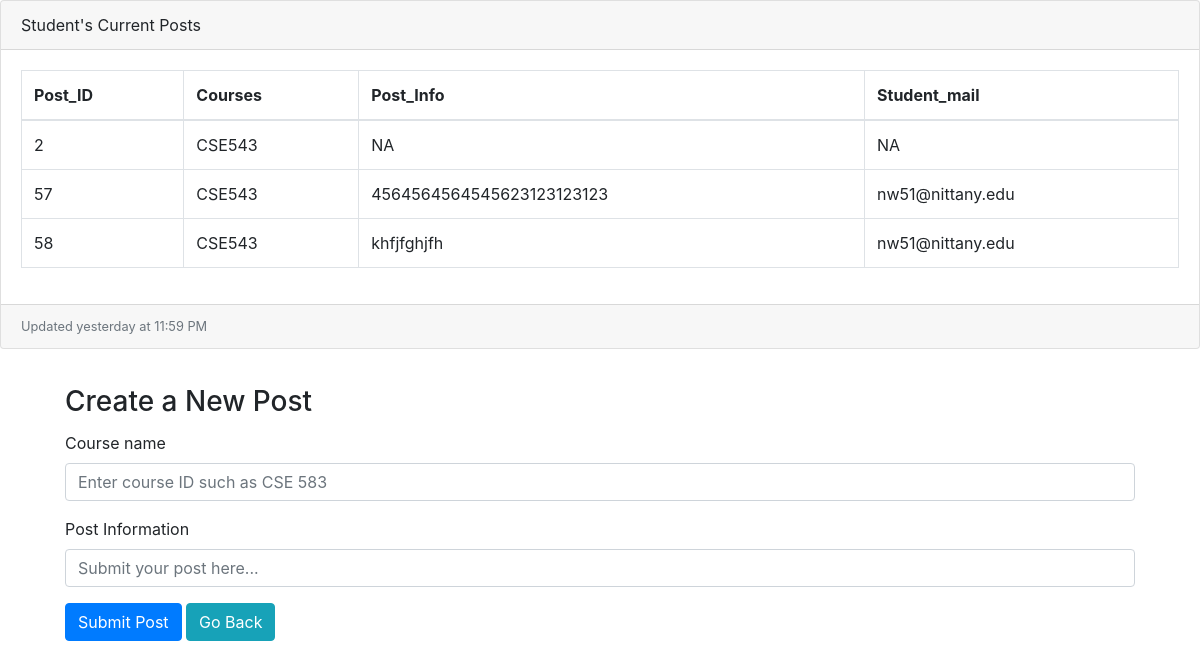
Screenshot of /studentcreateposts/ (signed in) with the database file from the repository.
### tables this page shows
CREATE TABLE Posts
(
	Post_ID INTEGER,
	Courses TEXT,
	Post_Info TEXT,
	Student_Email TEXT
);

### app.py (the view)
@app.route('/studentcreateposts/',methods=['POST','GET'])
def createposts():
    email = session.get('username')
    reark_list = []
    connect = sql.connect('database.db')
    cur = connect.cursor()
    student = re.search("[0-9][0-9][0-9]+@nittany.edu", email)
    if student:
        cur.execute('select CourseID from Exam_grades where Student_Email=?',(email,))
        exam = cur.fetchall()
        cur.execute('select CourseID from Homework_grades where Student_Email=?',(email,))
        homework = cur.fetchall()
        for e in exam:
            reark_list.append(e[0])
        for h in homework:
            reark_list.append(h[0])
        cur.execute('select * from Posts where Courses in %s' % str(tuple(reark_list)))
        post_list = cur.fetchall()
        return render_template('CreatePostStu.html',data=post_list,email=email)
    else:
        cur.execute('select CourseID from CourseProInfo where Email =?',(email,))
        course = cur.fetchall()
        for c in course:
            reark_list.append(c[0])
        if len(reark_list) ==1:
            sqltow= 'select * from Posts where Courses = "%s"' % str(reark_list[0])
        else:
            sqltow='select * from Posts where Courses in %s' % str(tuple(reark_list))
        cur.execute(sqltow)
        post_list = cur.fetchall()
        return render_template('CreatePostPro.html',data=post_list,email=email)

### templates/CreatePostPro.html (shortened to what this page needs)
<!DOCTYPE html>
<html lang="en" dir="ltr" xmlns="http://www.w3.org/1999/html">
<head>
    <link rel="stylesheet" href="https://stackpath.bootstrapcdn.com/bootstrap/4.4.1/css/bootstrap.min.css"
>
    </head>
<div class="card mb-3">
            <div class="card-header">
               Student's Current Posts</div>
            <div class="card-body">
              <div class="table-responsive">
                <table class="table table-bordered" id="dataTable" width="100%" cellspacing="0">
                  <thead>
                    <tr>
                      <th>Post_ID</th>
                      <th>Courses</th>
                      <th>Post_Info</th>
                      <th>Student_mail</th>
                    </tr>
                  </thead>
                  <tbody id="customer-table">
            {% for post in data %}
                <tr>
                    <td scope="row"> {{ post[0] }} </td>
                <td scope="row"> {{ post[1]}} </td>
                <td scope="row"> {{ post[2] }} </td>
                <td scope="row"> {{post[3]}} </td>
                </tr>
            {% endfor %}
                  </tbody>
                </table>
              </div>
            </div>
            <div class="card-footer small text-muted">Updated yesterday at 11:59 PM</div>
          </div>
        </html>
<div class="container-sm">
    <div class="card-body">
        <h3 class="card-title">Create a New Post</h3>
        <form action="/addpost" method="POST">
            <div class="form-group">
                <label for="Courses">Course name</label>
                <input type="text" name="FirstName" required class="form-control" placeholder="Enter course ID such as CSE 583">
            </div>
            <div class="form-group">
                <label for="Post_Info">Post Information</label>
                <input type="text" name="LastName" required class="form-control" placeholder="Submit your post here...">
            </div>
            <button type="submit" class="btn btn-primary">Submit Post</button>
            <a class="btn btn-info" href="/dashStudent" role="button">Go Back</a>
        </form>
    </div>
<link rel="stylesheet" type="text/css" href="http://www.shieldui.com/shared/components/latest/css/light/all.min.css" />
</div>

### rows the page displays
Posts: Post_ID "2", Courses "CSE543", Post_Info "NA", Student_Email "NA"
Posts: Post_ID "57", Courses "CSE543", Post_Info "4564564564545623123123123", Student_Email "nw51@nittany.edu"
Posts: Post_ID "58", Courses "CSE543", Post_Info "khfjfghjfh", Student_Email "nw51@nittany.edu"
